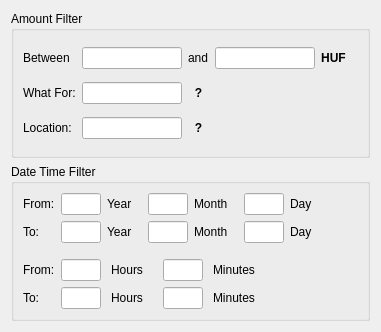
<?xml version="1.0" encoding="UTF-8"?>
<ui version="4.0">
 <class>HistoryFilterWidget</class>
 <widget class="QWidget" name="HistoryFilterWidget">
  <property name="geometry">
   <rect>
    <x>0</x>
    <y>0</y>
    <width>367</width>
    <height>332</height>
   </rect>
  </property>
  <property name="windowTitle">
   <string>Form</string>
  </property>
  <layout class="QGridLayout" name="gridLayout_2">
   <item row="1" column="0">
    <widget class="QGroupBox" name="groupBox">
     <property name="maximumSize">
      <size>
       <width>16777215</width>
       <height>221</height>
      </size>
     </property>
     <property name="title">
      <string>Date Time Filter</string>
     </property>
     <property name="flat">
      <bool>true</bool>
     </property>
     <layout class="QGridLayout" name="gridLayout">
      <property name="bottomMargin">
       <number>9</number>
      </property>
      <item row="1" column="0">
       <widget class="QLabel" name="label_10">
        <property name="text">
         <string>To:</string>
        </property>
       </widget>
      </item>
      <item row="0" column="1">
       <layout class="QHBoxLayout" name="horizontalLayout">
        <property name="spacing">
         <number>6</number>
        </property>
        <item>
         <widget class="QLineEdit" name="m_fromYear_lineEdit">
          <property name="sizePolicy">
           <sizepolicy hsizetype="Fixed" vsizetype="Fixed">
            <horstretch>0</horstretch>
            <verstretch>0</verstretch>
           </sizepolicy>
          </property>
          <property name="minimumSize">
           <size>
            <width>40</width>
            <height>0</height>
           </size>
          </property>
          <property name="maximumSize">
           <size>
            <width>40</width>
            <height>16777215</height>
           </size>
          </property>
          <property name="alignment">
           <set>Qt::AlignCenter</set>
          </property>
         </widget>
        </item>
        <item>
         <widget class="QLabel" name="label_6">
          <property name="sizePolicy">
           <sizepolicy hsizetype="Fixed" vsizetype="Preferred">
            <horstretch>0</horstretch>
            <verstretch>0</verstretch>
           </sizepolicy>
          </property>
          <property name="text">
           <string>Year</string>
          </property>
         </widget>
        </item>
        <item>
         <spacer name="horizontalSpacer_4">
          <property name="orientation">
           <enum>Qt::Horizontal</enum>
          </property>
          <property name="sizeType">
           <enum>QSizePolicy::Fixed</enum>
          </property>
          <property name="sizeHint" stdset="0">
           <size>
            <width>10</width>
            <height>20</height>
           </size>
          </property>
         </spacer>
        </item>
        <item>
         <widget class="QLineEdit" name="m_fromMonth_lineEdit">
          <property name="sizePolicy">
           <sizepolicy hsizetype="Fixed" vsizetype="Fixed">
            <horstretch>0</horstretch>
            <verstretch>0</verstretch>
           </sizepolicy>
          </property>
          <property name="minimumSize">
           <size>
            <width>40</width>
            <height>0</height>
           </size>
          </property>
          <property name="maximumSize">
           <size>
            <width>40</width>
            <height>16777215</height>
           </size>
          </property>
          <property name="alignment">
           <set>Qt::AlignCenter</set>
          </property>
         </widget>
        </item>
        <item>
         <widget class="QLabel" name="label_7">
          <property name="sizePolicy">
           <sizepolicy hsizetype="Fixed" vsizetype="Preferred">
            <horstretch>0</horstretch>
            <verstretch>0</verstretch>
           </sizepolicy>
          </property>
          <property name="text">
           <string>Month</string>
          </property>
         </widget>
        </item>
        <item>
         <spacer name="horizontalSpacer_5">
          <property name="orientation">
           <enum>Qt::Horizontal</enum>
          </property>
          <property name="sizeType">
           <enum>QSizePolicy::Fixed</enum>
          </property>
          <property name="sizeHint" stdset="0">
           <size>
            <width>10</width>
            <height>20</height>
           </size>
          </property>
         </spacer>
        </item>
        <item>
         <widget class="QLineEdit" name="m_fromDay_lineEdit">
          <property name="sizePolicy">
           <sizepolicy hsizetype="Fixed" vsizetype="Fixed">
            <horstretch>0</horstretch>
            <verstretch>0</verstretch>
           </sizepolicy>
          </property>
          <property name="minimumSize">
           <size>
            <width>40</width>
            <height>0</height>
           </size>
          </property>
          <property name="maximumSize">
           <size>
            <width>40</width>
            <height>16777215</height>
           </size>
          </property>
          <property name="alignment">
           <set>Qt::AlignCenter</set>
          </property>
         </widget>
        </item>
        <item>
         <widget class="QLabel" name="label_8">
          <property name="sizePolicy">
           <sizepolicy hsizetype="Fixed" vsizetype="Preferred">
            <horstretch>0</horstretch>
            <verstretch>0</verstretch>
           </sizepolicy>
          </property>
          <property name="text">
           <string>Day</string>
          </property>
         </widget>
        </item>
        <item>
         <spacer name="horizontalSpacer_2">
          <property name="orientation">
           <enum>Qt::Horizontal</enum>
          </property>
          <property name="sizeHint" stdset="0">
           <size>
            <width>40</width>
            <height>20</height>
           </size>
          </property>
         </spacer>
        </item>
       </layout>
      </item>
      <item row="1" column="1">
       <layout class="QHBoxLayout" name="horizontalLayout_2">
        <property name="spacing">
         <number>6</number>
        </property>
        <item>
         <widget class="QLineEdit" name="m_toYear_lineEdit">
          <property name="sizePolicy">
           <sizepolicy hsizetype="Fixed" vsizetype="Fixed">
            <horstretch>0</horstretch>
            <verstretch>0</verstretch>
           </sizepolicy>
          </property>
          <property name="minimumSize">
           <size>
            <width>40</width>
            <height>0</height>
           </size>
          </property>
          <property name="maximumSize">
           <size>
            <width>40</width>
            <height>16777215</height>
           </size>
          </property>
          <property name="alignment">
           <set>Qt::AlignCenter</set>
          </property>
         </widget>
        </item>
        <item>
         <widget class="QLabel" name="label_11">
          <property name="sizePolicy">
           <sizepolicy hsizetype="Fixed" vsizetype="Preferred">
            <horstretch>0</horstretch>
            <verstretch>0</verstretch>
           </sizepolicy>
          </property>
          <property name="text">
           <string>Year</string>
          </property>
         </widget>
        </item>
        <item>
         <spacer name="horizontalSpacer_6">
          <property name="orientation">
           <enum>Qt::Horizontal</enum>
          </property>
          <property name="sizeType">
           <enum>QSizePolicy::Fixed</enum>
          </property>
          <property name="sizeHint" stdset="0">
           <size>
            <width>10</width>
            <height>20</height>
           </size>
          </property>
         </spacer>
        </item>
        <item>
         <widget class="QLineEdit" name="m_toMonth_lineEdit">
          <property name="sizePolicy">
           <sizepolicy hsizetype="Fixed" vsizetype="Fixed">
            <horstretch>0</horstretch>
            <verstretch>0</verstretch>
           </sizepolicy>
          </property>
          <property name="minimumSize">
           <size>
            <width>40</width>
            <height>0</height>
           </size>
          </property>
          <property name="maximumSize">
           <size>
            <width>40</width>
            <height>16777215</height>
           </size>
          </property>
          <property name="alignment">
           <set>Qt::AlignCenter</set>
          </property>
         </widget>
        </item>
        <item>
         <widget class="QLabel" name="label_12">
          <property name="sizePolicy">
           <sizepolicy hsizetype="Fixed" vsizetype="Preferred">
            <horstretch>0</horstretch>
            <verstretch>0</verstretch>
           </sizepolicy>
          </property>
          <property name="text">
           <string>Month</string>
          </property>
         </widget>
        </item>
        <item>
         <spacer name="horizontalSpacer_7">
          <property name="orientation">
           <enum>Qt::Horizontal</enum>
          </property>
          <property name="sizeType">
           <enum>QSizePolicy::Fixed</enum>
          </property>
          <property name="sizeHint" stdset="0">
           <size>
            <width>10</width>
            <height>20</height>
           </size>
          </property>
         </spacer>
        </item>
        <item>
         <widget class="QLineEdit" name="m_toDay_lineEdit">
          <property name="sizePolicy">
           <sizepolicy hsizetype="Fixed" vsizetype="Fixed">
            <horstretch>0</horstretch>
            <verstretch>0</verstretch>
           </sizepolicy>
          </property>
          <property name="minimumSize">
           <size>
            <width>40</width>
            <height>0</height>
           </size>
          </property>
          <property name="maximumSize">
           <size>
            <width>40</width>
            <height>16777215</height>
           </size>
          </property>
          <property name="alignment">
           <set>Qt::AlignCenter</set>
          </property>
         </widget>
        </item>
        <item>
         <widget class="QLabel" name="label_13">
          <property name="sizePolicy">
           <sizepolicy hsizetype="Fixed" vsizetype="Preferred">
            <horstretch>0</horstretch>
            <verstretch>0</verstretch>
           </sizepolicy>
          </property>
          <property name="text">
           <string>Day</string>
          </property>
         </widget>
        </item>
        <item>
         <spacer name="horizontalSpacer_3">
          <property name="orientation">
           <enum>Qt::Horizontal</enum>
          </property>
          <property name="sizeHint" stdset="0">
           <size>
            <width>40</width>
            <height>20</height>
           </size>
          </property>
         </spacer>
        </item>
       </layout>
      </item>
      <item row="0" column="0">
       <widget class="QLabel" name="label_9">
        <property name="text">
         <string>From:</string>
        </property>
       </widget>
      </item>
      <item row="3" column="1">
       <layout class="QHBoxLayout" name="horizontalLayout_6">
        <property name="spacing">
         <number>10</number>
        </property>
        <item>
         <widget class="QLineEdit" name="m_fromHours_lineEdit">
          <property name="sizePolicy">
           <sizepolicy hsizetype="Fixed" vsizetype="Fixed">
            <horstretch>0</horstretch>
            <verstretch>0</verstretch>
           </sizepolicy>
          </property>
          <property name="minimumSize">
           <size>
            <width>40</width>
            <height>0</height>
           </size>
          </property>
          <property name="maximumSize">
           <size>
            <width>40</width>
            <height>16777215</height>
           </size>
          </property>
          <property name="alignment">
           <set>Qt::AlignCenter</set>
          </property>
         </widget>
        </item>
        <item>
         <widget class="QLabel" name="label_18">
          <property name="sizePolicy">
           <sizepolicy hsizetype="Fixed" vsizetype="Preferred">
            <horstretch>0</horstretch>
            <verstretch>0</verstretch>
           </sizepolicy>
          </property>
          <property name="text">
           <string>Hours</string>
          </property>
          <property name="alignment">
           <set>Qt::AlignCenter</set>
          </property>
         </widget>
        </item>
        <item>
         <spacer name="horizontalSpacer_9">
          <property name="orientation">
           <enum>Qt::Horizontal</enum>
          </property>
          <property name="sizeType">
           <enum>QSizePolicy::Fixed</enum>
          </property>
          <property name="sizeHint" stdset="0">
           <size>
            <width>10</width>
            <height>20</height>
           </size>
          </property>
         </spacer>
        </item>
        <item>
         <widget class="QLineEdit" name="m_fromMinutes_lineEdit">
          <property name="sizePolicy">
           <sizepolicy hsizetype="Fixed" vsizetype="Fixed">
            <horstretch>0</horstretch>
            <verstretch>0</verstretch>
           </sizepolicy>
          </property>
          <property name="minimumSize">
           <size>
            <width>40</width>
            <height>0</height>
           </size>
          </property>
          <property name="maximumSize">
           <size>
            <width>40</width>
            <height>16777215</height>
           </size>
          </property>
          <property name="alignment">
           <set>Qt::AlignCenter</set>
          </property>
         </widget>
        </item>
        <item>
         <widget class="QLabel" name="label_19">
          <property name="text">
           <string>Minutes</string>
          </property>
         </widget>
        </item>
        <item>
         <spacer name="horizontalSpacer_10">
          <property name="orientation">
           <enum>Qt::Horizontal</enum>
          </property>
          <property name="sizeType">
           <enum>QSizePolicy::Expanding</enum>
          </property>
          <property name="sizeHint" stdset="0">
           <size>
            <width>40</width>
            <height>20</height>
           </size>
          </property>
         </spacer>
        </item>
       </layout>
      </item>
      <item row="3" column="0">
       <widget class="QLabel" name="label_16">
        <property name="text">
         <string>From:</string>
        </property>
       </widget>
      </item>
      <item row="4" column="1">
       <layout class="QHBoxLayout" name="horizontalLayout_5">
        <property name="spacing">
         <number>10</number>
        </property>
        <item>
         <widget class="QLineEdit" name="m_toHours_lineEdit">
          <property name="sizePolicy">
           <sizepolicy hsizetype="Fixed" vsizetype="Fixed">
            <horstretch>0</horstretch>
            <verstretch>0</verstretch>
           </sizepolicy>
          </property>
          <property name="minimumSize">
           <size>
            <width>40</width>
            <height>0</height>
           </size>
          </property>
          <property name="maximumSize">
           <size>
            <width>40</width>
            <height>16777215</height>
           </size>
          </property>
          <property name="alignment">
           <set>Qt::AlignCenter</set>
          </property>
         </widget>
        </item>
        <item>
         <widget class="QLabel" name="label_14">
          <property name="sizePolicy">
           <sizepolicy hsizetype="Fixed" vsizetype="Preferred">
            <horstretch>0</horstretch>
            <verstretch>0</verstretch>
           </sizepolicy>
          </property>
          <property name="text">
           <string>Hours</string>
          </property>
          <property name="alignment">
           <set>Qt::AlignCenter</set>
          </property>
         </widget>
        </item>
        <item>
         <spacer name="horizontalSpacer_8">
          <property name="orientation">
           <enum>Qt::Horizontal</enum>
          </property>
          <property name="sizeType">
           <enum>QSizePolicy::Fixed</enum>
          </property>
          <property name="sizeHint" stdset="0">
           <size>
            <width>10</width>
            <height>20</height>
           </size>
          </property>
         </spacer>
        </item>
        <item>
         <widget class="QLineEdit" name="m_toMinutes_lineEdit">
          <property name="sizePolicy">
           <sizepolicy hsizetype="Fixed" vsizetype="Fixed">
            <horstretch>0</horstretch>
            <verstretch>0</verstretch>
           </sizepolicy>
          </property>
          <property name="minimumSize">
           <size>
            <width>40</width>
            <height>0</height>
           </size>
          </property>
          <property name="maximumSize">
           <size>
            <width>40</width>
            <height>16777215</height>
           </size>
          </property>
          <property name="alignment">
           <set>Qt::AlignCenter</set>
          </property>
         </widget>
        </item>
        <item>
         <widget class="QLabel" name="label_15">
          <property name="text">
           <string>Minutes</string>
          </property>
         </widget>
        </item>
        <item>
         <spacer name="horizontalSpacer">
          <property name="orientation">
           <enum>Qt::Horizontal</enum>
          </property>
          <property name="sizeType">
           <enum>QSizePolicy::Expanding</enum>
          </property>
          <property name="sizeHint" stdset="0">
           <size>
            <width>40</width>
            <height>20</height>
           </size>
          </property>
         </spacer>
        </item>
       </layout>
      </item>
      <item row="4" column="0">
       <widget class="QLabel" name="label_17">
        <property name="text">
         <string>To:</string>
        </property>
       </widget>
      </item>
      <item row="2" column="0" colspan="2">
       <spacer name="verticalSpacer">
        <property name="orientation">
         <enum>Qt::Vertical</enum>
        </property>
        <property name="sizeType">
         <enum>QSizePolicy::Fixed</enum>
        </property>
        <property name="sizeHint" stdset="0">
         <size>
          <width>20</width>
          <height>10</height>
         </size>
        </property>
       </spacer>
      </item>
     </layout>
    </widget>
   </item>
   <item row="0" column="0">
    <widget class="QGroupBox" name="groupBox_2">
     <property name="title">
      <string>Amount Filter</string>
     </property>
     <layout class="QGridLayout" name="gridLayout_3">
      <item row="2" column="2">
       <widget class="QLabel" name="label_22">
        <property name="font">
         <font>
          <weight>75</weight>
          <bold>true</bold>
         </font>
        </property>
        <property name="toolTip">
         <string>&lt;html&gt;&lt;head/&gt;&lt;body&gt;&lt;p&gt;Search for Records containing this value&lt;/p&gt;&lt;/body&gt;&lt;/html&gt;</string>
        </property>
        <property name="text">
         <string>?</string>
        </property>
        <property name="alignment">
         <set>Qt::AlignCenter</set>
        </property>
       </widget>
      </item>
      <item row="0" column="3">
       <widget class="QLineEdit" name="m_toAmount_lineEdit">
        <property name="sizePolicy">
         <sizepolicy hsizetype="Fixed" vsizetype="Fixed">
          <horstretch>0</horstretch>
          <verstretch>0</verstretch>
         </sizepolicy>
        </property>
        <property name="minimumSize">
         <size>
          <width>100</width>
          <height>0</height>
         </size>
        </property>
        <property name="maximumSize">
         <size>
          <width>100</width>
          <height>16777215</height>
         </size>
        </property>
        <property name="alignment">
         <set>Qt::AlignCenter</set>
        </property>
       </widget>
      </item>
      <item row="1" column="0">
       <widget class="QLabel" name="label_3">
        <property name="text">
         <string>What For:</string>
        </property>
       </widget>
      </item>
      <item row="0" column="1">
       <widget class="QLineEdit" name="m_fromAmount_lineEdit">
        <property name="sizePolicy">
         <sizepolicy hsizetype="Fixed" vsizetype="Fixed">
          <horstretch>0</horstretch>
          <verstretch>0</verstretch>
         </sizepolicy>
        </property>
        <property name="minimumSize">
         <size>
          <width>100</width>
          <height>0</height>
         </size>
        </property>
        <property name="maximumSize">
         <size>
          <width>100</width>
          <height>16777215</height>
         </size>
        </property>
        <property name="alignment">
         <set>Qt::AlignCenter</set>
        </property>
       </widget>
      </item>
      <item row="1" column="2">
       <widget class="QLabel" name="label_21">
        <property name="font">
         <font>
          <weight>75</weight>
          <bold>true</bold>
         </font>
        </property>
        <property name="toolTip">
         <string>&lt;!DOCTYPE HTML PUBLIC &quot;-//W3C//DTD HTML 4.0//EN&quot; &quot;http://www.w3.org/TR/REC-html40/strict.dtd&quot;&gt;
&lt;html&gt;&lt;head&gt;&lt;meta name=&quot;qrichtext&quot; content=&quot;1&quot; /&gt;&lt;style type=&quot;text/css&quot;&gt;
p, li { white-space: pre-wrap; }
&lt;/style&gt;&lt;/head&gt;&lt;body style=&quot; font-family:'MS Shell Dlg 2'; font-size:8pt; font-weight:400; font-style:normal;&quot;&gt;
&lt;p style=&quot; margin-top:12px; margin-bottom:12px; margin-left:0px; margin-right:0px; -qt-block-indent:0; text-indent:0px;&quot;&gt;Search for Records containing this value&lt;/p&gt;&lt;/body&gt;&lt;/html&gt;</string>
        </property>
        <property name="text">
         <string>?</string>
        </property>
        <property name="alignment">
         <set>Qt::AlignCenter</set>
        </property>
       </widget>
      </item>
      <item row="1" column="1">
       <widget class="QLineEdit" name="m_whatFor_lineEdit">
        <property name="sizePolicy">
         <sizepolicy hsizetype="Fixed" vsizetype="Fixed">
          <horstretch>0</horstretch>
          <verstretch>0</verstretch>
         </sizepolicy>
        </property>
        <property name="minimumSize">
         <size>
          <width>100</width>
          <height>0</height>
         </size>
        </property>
        <property name="maximumSize">
         <size>
          <width>100</width>
          <height>16777215</height>
         </size>
        </property>
        <property name="alignment">
         <set>Qt::AlignCenter</set>
        </property>
       </widget>
      </item>
      <item row="2" column="0">
       <widget class="QLabel" name="label_4">
        <property name="text">
         <string>Location:</string>
        </property>
       </widget>
      </item>
      <item row="0" column="2">
       <widget class="QLabel" name="label_2">
        <property name="text">
         <string>and</string>
        </property>
       </widget>
      </item>
      <item row="0" column="0">
       <widget class="QLabel" name="label">
        <property name="text">
         <string>Between</string>
        </property>
       </widget>
      </item>
      <item row="0" column="6">
       <spacer name="horizontalSpacer_11">
        <property name="orientation">
         <enum>Qt::Horizontal</enum>
        </property>
        <property name="sizeType">
         <enum>QSizePolicy::Expanding</enum>
        </property>
        <property name="sizeHint" stdset="0">
         <size>
          <width>2</width>
          <height>20</height>
         </size>
        </property>
       </spacer>
      </item>
      <item row="2" column="1">
       <widget class="QLineEdit" name="m_location_lineEdit">
        <property name="sizePolicy">
         <sizepolicy hsizetype="Fixed" vsizetype="Fixed">
          <horstretch>0</horstretch>
          <verstretch>0</verstretch>
         </sizepolicy>
        </property>
        <property name="minimumSize">
         <size>
          <width>100</width>
          <height>0</height>
         </size>
        </property>
        <property name="maximumSize">
         <size>
          <width>100</width>
          <height>16777215</height>
         </size>
        </property>
        <property name="alignment">
         <set>Qt::AlignCenter</set>
        </property>
       </widget>
      </item>
      <item row="0" column="4">
       <widget class="QLabel" name="label_20">
        <property name="font">
         <font>
          <weight>75</weight>
          <bold>true</bold>
         </font>
        </property>
        <property name="toolTip">
         <string>Currently used currency</string>
        </property>
        <property name="text">
         <string>HUF</string>
        </property>
        <property name="alignment">
         <set>Qt::AlignCenter</set>
        </property>
       </widget>
      </item>
      <item row="1" column="3" colspan="4">
       <spacer name="horizontalSpacer_12">
        <property name="orientation">
         <enum>Qt::Horizontal</enum>
        </property>
        <property name="sizeHint" stdset="0">
         <size>
          <width>137</width>
          <height>20</height>
         </size>
        </property>
       </spacer>
      </item>
      <item row="2" column="3" colspan="4">
       <spacer name="horizontalSpacer_13">
        <property name="orientation">
         <enum>Qt::Horizontal</enum>
        </property>
        <property name="sizeHint" stdset="0">
         <size>
          <width>137</width>
          <height>20</height>
         </size>
        </property>
       </spacer>
      </item>
     </layout>
    </widget>
   </item>
  </layout>
 </widget>
 <tabstops>
  <tabstop>m_fromAmount_lineEdit</tabstop>
  <tabstop>m_toAmount_lineEdit</tabstop>
  <tabstop>m_whatFor_lineEdit</tabstop>
  <tabstop>m_location_lineEdit</tabstop>
  <tabstop>m_fromYear_lineEdit</tabstop>
  <tabstop>m_fromMonth_lineEdit</tabstop>
  <tabstop>m_fromDay_lineEdit</tabstop>
  <tabstop>m_toYear_lineEdit</tabstop>
  <tabstop>m_toMonth_lineEdit</tabstop>
  <tabstop>m_toDay_lineEdit</tabstop>
  <tabstop>m_fromHours_lineEdit</tabstop>
  <tabstop>m_fromMinutes_lineEdit</tabstop>
  <tabstop>m_toHours_lineEdit</tabstop>
  <tabstop>m_toMinutes_lineEdit</tabstop>
 </tabstops>
 <resources/>
 <connections/>
</ui>
